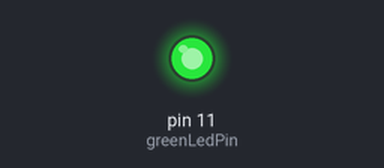
The sketch below on a simulated Arduino Uno, built with avr-gcc and run on an emulated ATmega328P. Parts: output pins drawn as LEDs (lit = HIGH).

Above: at 2.5 s.
At 7.5 s:
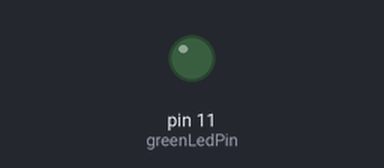
Timing chart, 0 to 13.0 s (numbered marks = the images above):
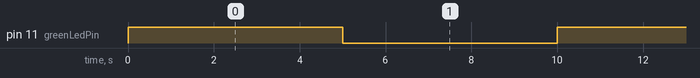

Measured:
- by itself, pin 11 (greenLedPin): alternates HIGH for 5.0 s and LOW for 5.0 s

The sketch:

Blink_green_LED.ino
```cpp
const int greenLedPin = 11;

const int greenTime = 5000;  // Green light duration

void setup() {
  pinMode(greenLedPin, OUTPUT);
}

void loop() {

  // Green light
  digitalWrite(greenLedPin, HIGH);
  delay(greenTime);
  digitalWrite(greenLedPin, LOW);
  delay(greenTime);
}
```
